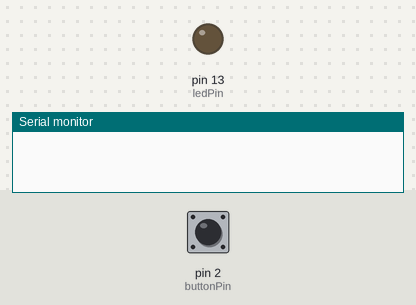
This sketch was run on a simulated Arduino Uno, built with avr-gcc and run on an emulated ATmega328P. On the bench: output pins drawn as LEDs (lit = HIGH), the last lines printed to the serial monitor. Inputs (shaded band) come from the test bench; at power-on: pin 2 (buttonPin) HIGH.

Above: at 1.2 s.
1.3 s: pin 2 (buttonPin) pulled LOW for 0.15 s
2.9 s: pin 2 (buttonPin) pulled LOW for 3.2 s
At 6.05 s:
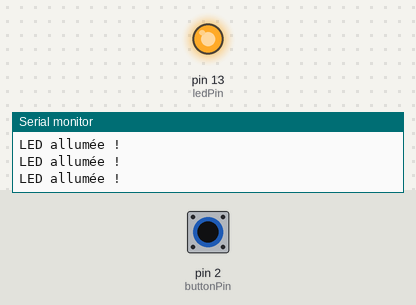
Timing chart, 0 to 7.7 s (numbered marks = the images above; inputs shaded):
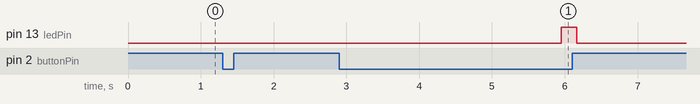

Measured:
- after the input at 2.9 s, pin 13 (ledPin): LOW → HIGH after 3.0 s, → LOW 0.22 s later

The sketch:

bouton_nor.ino
```cpp
// Déclaration des variables
int buttonPin = 2;         // Le bouton est connecté à la broche 2
int ledPin = 13;           // La LED est connectée à la broche 13

int buttonState = 0;       // État actuel du bouton
int lastButtonState = 0;   // Dernier état du bouton
int pressCount = 0;        // Compteur des pressions du bouton
unsigned long buttonPressStartTime = 0; // Temps de début de la pression longue

void setup() {
  Serial.begin(9600);        // Initialisation du port série
  pinMode(buttonPin, INPUT_PULLUP); // Le bouton est configuré en entrée avec résistance pull-up
  pinMode(ledPin, OUTPUT);   // La LED est configurée en sortie
}

void loop() {
  buttonState = digitalRead(buttonPin); // Lire l'état actuel du bouton

  // Détecter une nouvelle pression du bouton
  if (buttonState == LOW && lastButtonState == HIGH) {
    pressCount++;  // Compter une pression
    Serial.print("Pression n°: ");
    Serial.println(pressCount);
    delay(50); // Anti-rebond
  }

  // Si le bouton est relâché et que la pression a été détectée
  if (buttonState == HIGH && lastButtonState == LOW) {
    // Attendre un peu pour éviter les faux changements d'état
    delay(50);
  }

  // Si 2 pressions ont été comptées
  if (pressCount == 2) {
    // Vérifier si le bouton est maintenu pendant 3 secondes
    if (buttonState == LOW) {
      if (buttonPressStartTime == 0) {
        // Le début de la pression longue
        buttonPressStartTime = millis();
      }
      // Vérifier si la pression dure 3 secondes
      if (millis() - buttonPressStartTime >= 3000) {
        digitalWrite(ledPin, HIGH);  // Allumer la LED
        Serial.println("LED allumée !");
      }
    } else {
      // Si le bouton est relâché avant 3 secondes, réinitialiser le compteur et l'état
      pressCount = 0;
      buttonPressStartTime = 0;
      digitalWrite(ledPin, LOW);   // Éteindre la LED
      Serial.println("Pression annulée. Réinitialisation.");
    }
  }

  // Enregistrer l'état du bouton
  lastButtonState = buttonState;
}
```
